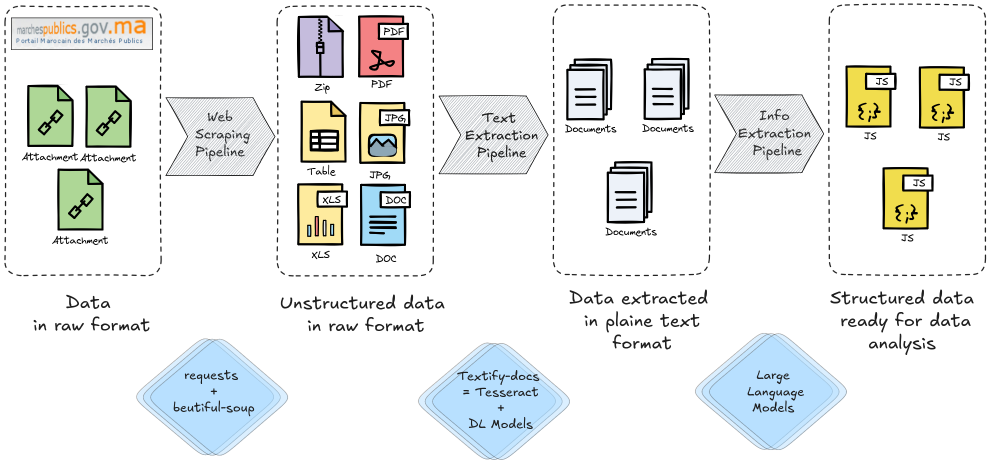
#> input picture assets/pipeline_overview.png, 1980 x 937 px (shown at 1/2 size)
$ python -i image_preprocessing.py   (imports and definitions only)
#> lines starting #> are read from the running program, lines starting #| are printed output that depends on the picture
import cv2 as cv
import numpy as np


#Rescaling images
def Rescale(img,dim_height=1280,dim_width=720):
    height_scale=dim_height/img.shape[0]
    width_scale=dim_width/img.shape[1]
    height=int(img.shape[0]*height_scale)
    width=int(img.shape[1]*width_scale)
    dimensions=(height,width)
    return cv.resize(img,dimensions,interpolation=cv.INTER_CUBIC)

#Transforming image into greyscale
def Grey(img):
    greyImg=cv.cvtColor(img,code=cv.COLOR_BGR2GRAY)
    return greyImg

#Edge cascading
def EdgeCascade(img,t1=50,t2=200):
    newImg=cv.Canny(img, t1, t2)
    return newImg

#Blurring
def Blur(img):
    newImg=cv.medianBlur(img,3)
    return newImg

#Thresholding
def Threshold(img,threshold=180):
    thresh, newImg=cv.threshold(img,threshold,250,cv.THRESH_BINARY)
    return newImg

def adaptiveThreshold(img):
    newImg=cv.adaptiveThreshold(img,200,cv.ADAPTIVE_THRESH_GAUSSIAN_C,cv.THRESH_BINARY,11,3)
    return newImg

#Sharpening
old_kernel_sharp=np.array([
                    [-1,-1,-1],
                    [-1, 9,-1],
                    [-1,-1,-1]])

kernel_sharp=np.array([[0,-1, 0],
                       [-1,5,-1],
                       [0,-1, 0]])

def Sharpen(img,kernel_sharp=kernel_sharp):
    return cv.filter2D(img,-1,kernel_sharp)

#Basic printed document processing
def preprocess_image(image,
                    grey=1,
                    threshold=180,
                    adapt=0,
                    blur=0,
                    thresh=0,
                    sharp=0,
                    edge_cascade=0,
                    edge1=50,
                    edge2=200):

    newImg=image
    if grey:
        newImg=Grey(newImg)
    if edge_cascade:
        newImg=EdgeCascade(newImg,edge1,edge2)
    if blur:
        newImg=Blur(newImg)
    if thresh:
        newImg=Threshold(newImg,threshold)
    if adapt:
        newImg=adaptiveThreshold(newImg)
    if sharp:
        newImg=Sharpen(newImg)
    return newImg

>>> import cv2
>>> picture = cv2.imread('../../assets/pipeline_overview.png')
#> picture is the input picture: shape (937, 1980, 3); mean B, G, R 235.9, 237.1, 234.9
>>> result = preprocess_image(picture)
#> in Grey, `greyImg=cv.cvtColor(img,code=cv.COLOR_BGR2GRAY)`:
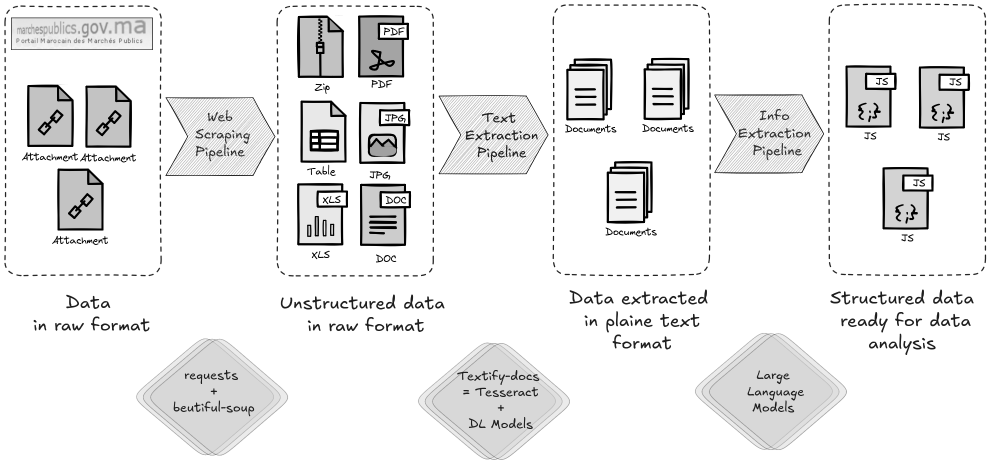
#> greyImg: shape (937, 1980) (shown at 1/2 size); min 0, max 255, mean 236.3
